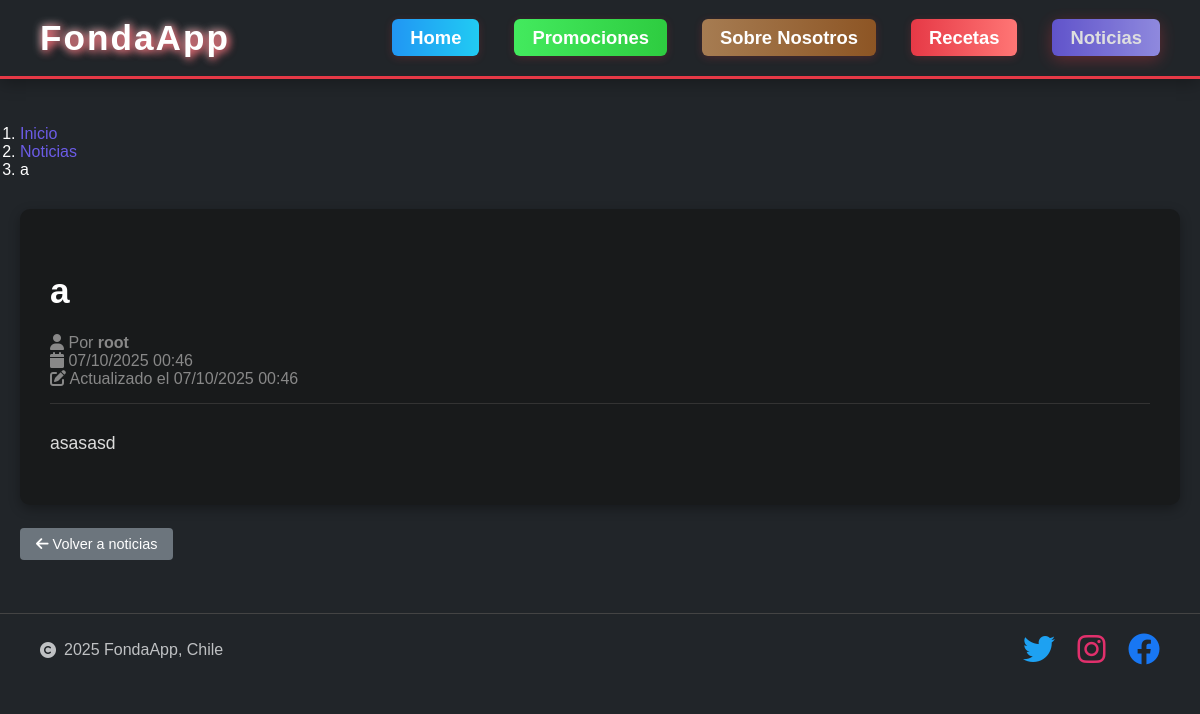
Page /noticias/1/ on the committed database.
### noticias/models.py (models this page shows, shortened)
class Posteo(models.Model):
    titulo = models.CharField(max_length=200)
    contenido = models.TextField()
    autor = models.ForeignKey(User, on_delete=models.CASCADE, default=1)
    fecha_creacion = models.DateTimeField(default=timezone.now)
    fecha_actualizacion = models.DateTimeField(auto_now=True)
    activo = models.BooleanField(default=True)
    class Meta:
        ordering = ['-fecha_creacion']
        verbose_name = 'Posteo'
        verbose_name_plural = 'Posteos'

### noticias/views.py (the view)
# urls.py: path('<int:pk>/', views.detalle_noticia, name='detalle'),
def detalle_noticia(request, pk):
    posteo = get_object_or_404(Posteo, pk=pk, activo=True)
    return render(request, 'noticias/detalle.html', {'posteo': posteo})

### noticias/templates/noticias/detalle.html (shortened to what this page needs)
{% extends 'noticias/base.html' %}
{% block content %}
<div class="container">
    <nav aria-label="breadcrumb">
        <ol class="breadcrumb">
            <li class="breadcrumb-item"><a href="{% url 'home' %}">Inicio</a></li>
            <li class="breadcrumb-item"><a href="{% url 'noticias:lista' %}">Noticias</a></li>
            <li class="breadcrumb-item active">{{ posteo.titulo|truncatechars:30 }}</li>
        </ol>
    </nav>
    <article class="noticia-detail">
        <header>
            <h1>{{ posteo.titulo }}</h1>
            <div class="noticia-detail-meta">
                <i class="fas fa-user"></i> Por <strong>{{ posteo.autor.username }}</strong>
                <br>
                <i class="fas fa-calendar"></i> {{ posteo.fecha_creacion|date:"d/m/Y H:i" }}
                {% if posteo.fecha_creacion != posteo.fecha_actualizacion %}
                    <br>
                    <i class="fas fa-edit"></i> Actualizado el {{ posteo.fecha_actualizacion|date:"d/m/Y H:i" }}
                {% endif %}
            </div>
        </header>
        <div class="noticia-detail-content">
            {{ posteo.contenido|linebreaks }}
        </div>
    </article>
    <div class="mt-4">
        <a href="{% url 'noticias:lista' %}" class="btn btn-secondary">
            <i class="fas fa-arrow-left"></i> Volver a noticias
        </a>
    </div>
</div>
{% endblock %}

### static/css/base.css (style rules this page uses)
body { margin: 0; font-family: Arial, sans-serif; background: #212529; color: #fff; }

### static/css/noticias.css (style rules this page uses)
.container { max-width: 1200px; margin: 0 auto; padding: 20px; }
.btn { padding: 8px 16px; border-radius: 4px; text-decoration: none; font-size: 0.9rem; font-weight: 500; transition: all 0.3s ease; border: none; cursor: pointer; }
.btn-secondary { background: #6c757d; color: #fff; }
.breadcrumb { background: transparent; padding: 10px 0; margin-bottom: 20px; }
.breadcrumb a { color: #6c5ce7; text-decoration: none; }
.noticia-detail { background: #181a1b; border-radius: 10px; padding: 30px; margin-bottom: 30px; box-shadow: 0 4px 12px rgba(0,0,0,0.3); }
.noticia-detail h1 { color: #fff; margin-bottom: 20px; font-size: 2.2rem; line-height: 1.3; }
.noticia-detail-meta { border-bottom: 1px solid #333; padding-bottom: 15px; margin-bottom: 25px; color: #888; }
.noticia-detail-content { color: #ddd; font-size: 1.1rem; line-height: 1.6; }

### rows in the picture
Posteo: titulo "a", autor.username "root", fecha_creacion "07/10/2025 00:46", fecha_actualizacion "07/10/2025 00:46", contenido "asasasd"
